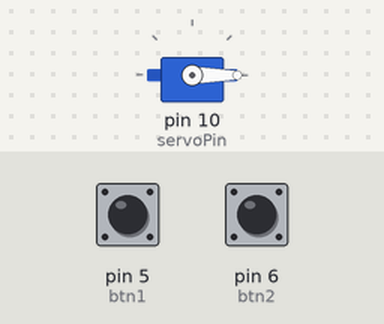
This sketch was run on a simulated Arduino Uno, built with avr-gcc and run on an emulated ATmega328P. Shown: servo. The inputs (shaded band) are chosen by the test bench; at power-on: pin 5 (btn1) LOW, pin 6 (btn2) LOW. What the sketch prints to the serial monitor is not drawn.

Above: at 1.2 s.
1.3 s: pin 5 (btn1) pulled HIGH for 0.15 s
At 2.0 s:
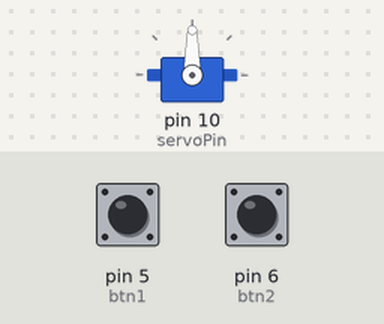
2.9 s: pin 6 (btn2) pulled HIGH for 0.15 s
At 3.2 s:
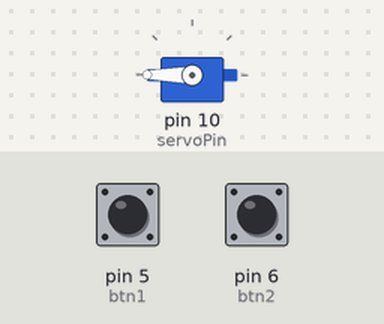
4.5 s: pin 5 (btn1) pulled HIGH for 1 s
At 5.7 s:
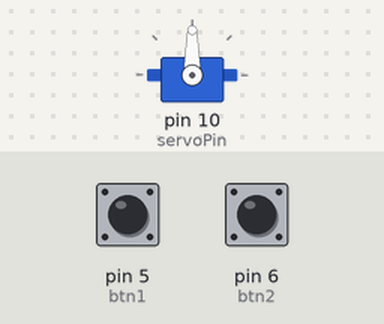
7.0 s: pin 6 (btn2) pulled HIGH for 1 s
At 7.6 s:
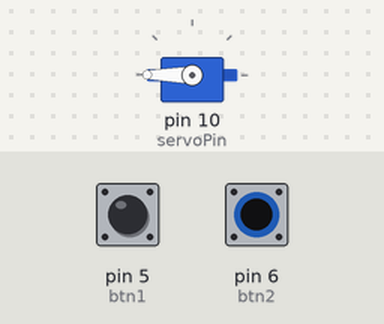
Timing chart, 0 to 10.0 s (numbered marks = the images above; inputs shaded):
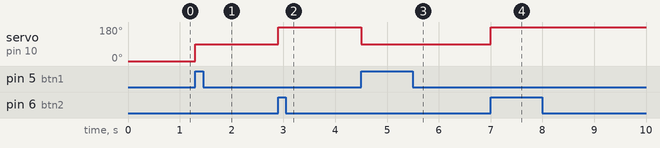

Measured:
- after the input at 1.3 s, servo on pin 10 (servoPin): 0° → 90° at once
- after the input at 2.9 s, servo on pin 10 (servoPin): 90° → 180° at once
- after the input at 4.5 s, servo on pin 10 (servoPin): 180° → 90° at once
- after the input at 7.0 s, servo on pin 10 (servoPin): 90° → 180° at once

The sketch:

button_servo.ino
```cpp
#include <Servo.h>

const int servoPin = 10;
const int btn1 = 5;
const int btn2 = 6;

Servo myServo;
int angle = 0;

void setup() {
  myServo.attach(servoPin);
  myServo.write(0);  //0도로 초기화

  pinMode(btn1, INPUT);

  Serial.begin(115200);

}

void loop() {
  Serial.println(digitalRead(btn1));

  if(digitalRead(btn1) == HIGH){
    angle = 90;
    myServo.write(angle);
  }else if(digitalRead(btn2) == HIGH){
    angle = 180;
    myServo.write(angle);
  }
}
```
